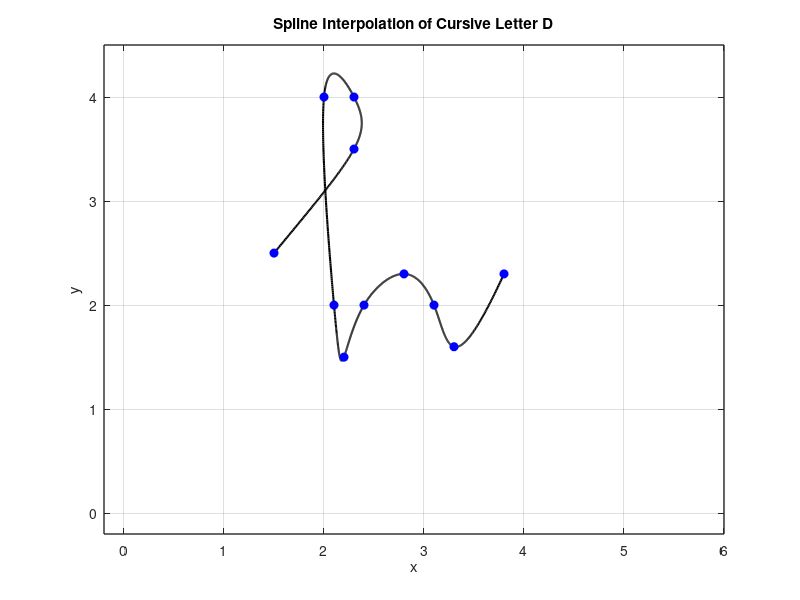

This figure's MATLAB source:
x = [1.5 2.3 2.3 2 2.1 2.2 2.4 2.8 3.1 3.3 3.8];
y = [2.5 3.5 4 4 2 1.5 2.0 2.3 2.0 1.6 2.3];

n = length(x);
t = 0:n-1; % Parametric coordinate t
tt = 0:0.01:n-1; % More dense coordinate tt for spline interpolation

% Compute spline interpolation
xx = spline(t, x, tt);
yy = spline(t, y, tt);

% Plot settings
figure(1)
plot(xx, yy, 'k', 'LineWidth', 1.5) % plot spline
hold on
plot(x, y, 'bo', 'MarkerFaceColor', 'b') % plot data points
axis([-0.2 6 -0.2 4.5])
grid on
title('Spline Interpolation of Cursive Letter D')
xlabel('x')
ylabel('y')
set(gca, 'FontSize', 10, 'LineWidth', 1)
grid on